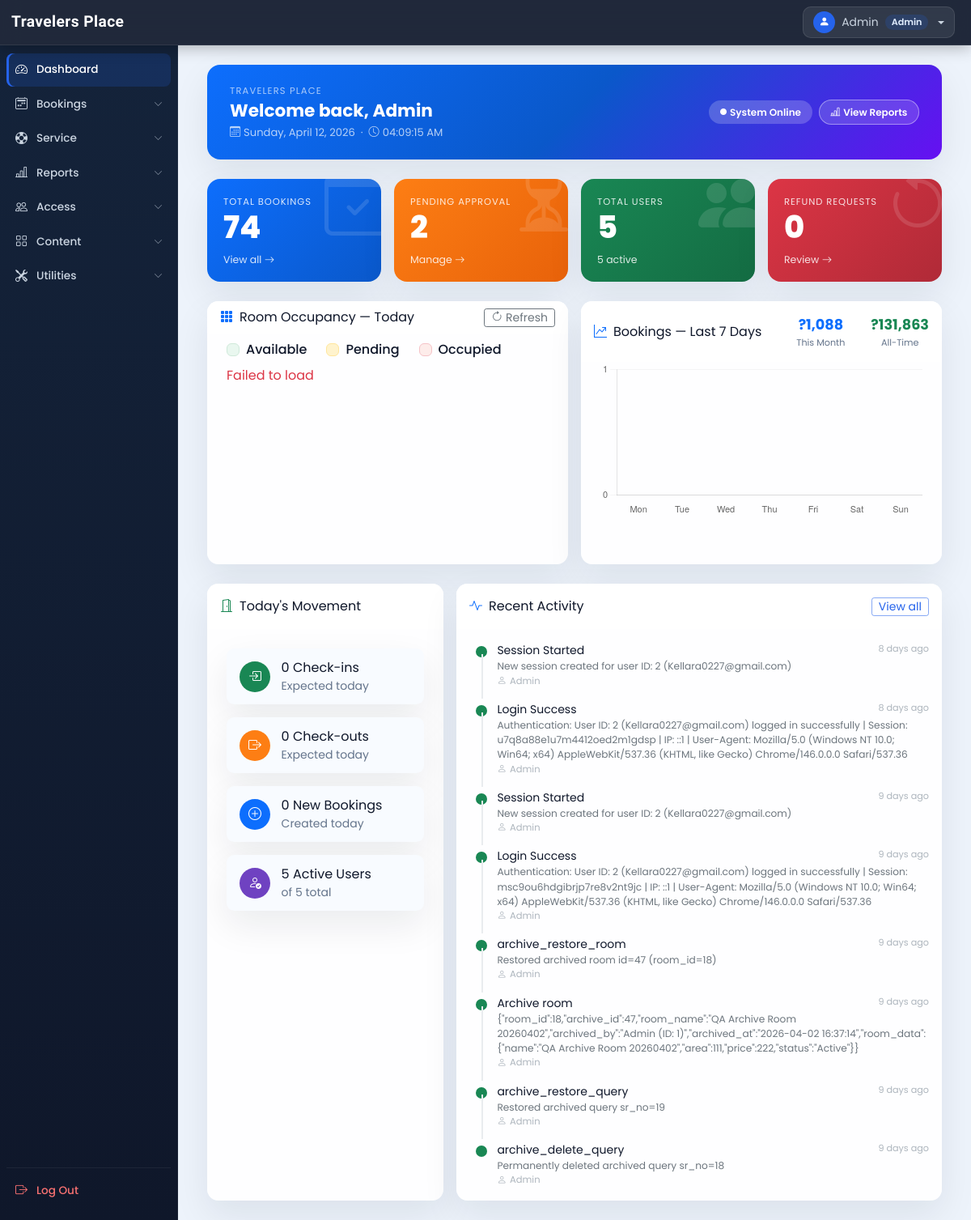
Page /admin/dashboard.php (signed in) on the earlier database version.
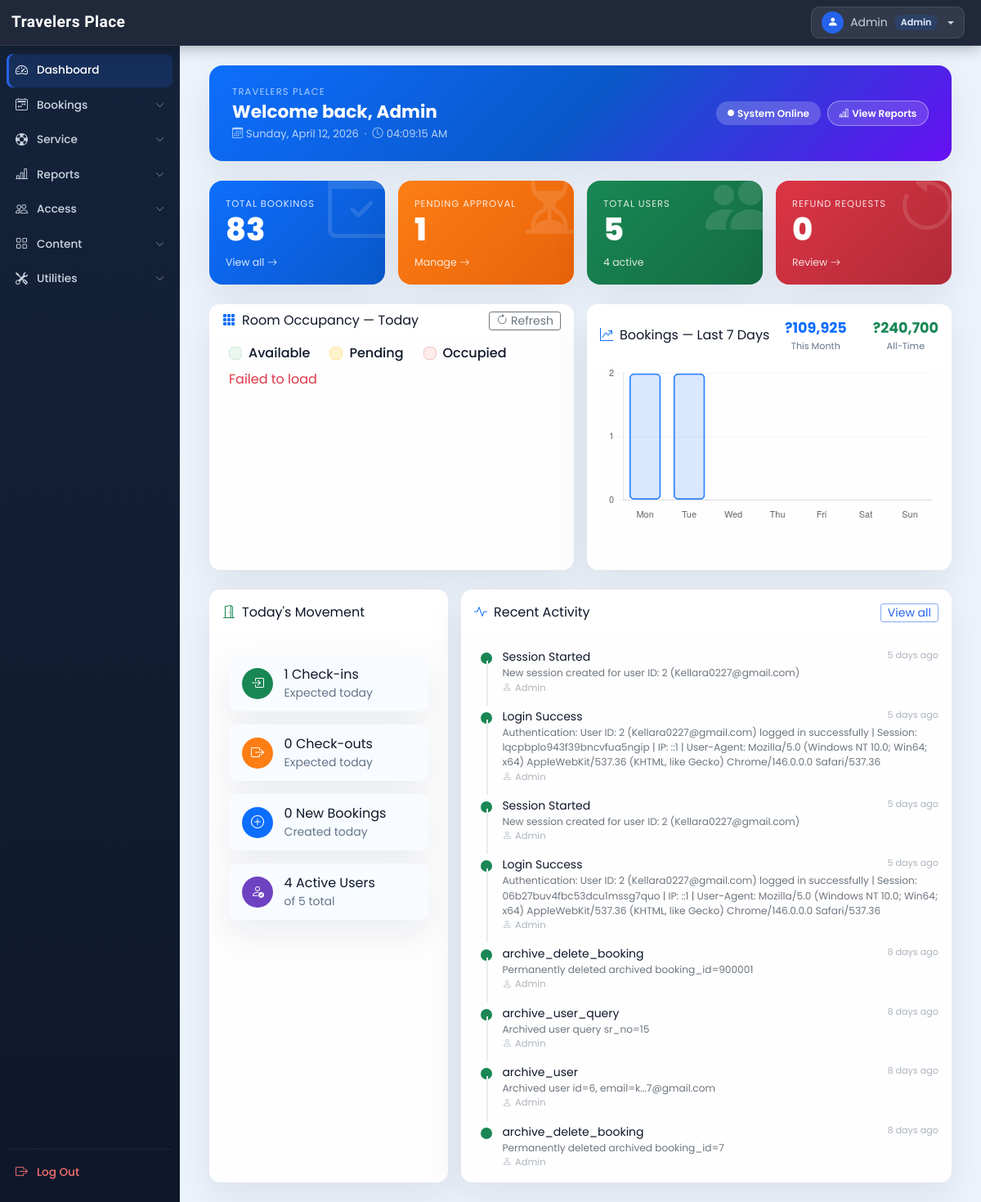
Same page on the later database version.
### tables this page shows
CREATE TABLE `activity_logs` (
  `id` int(11) NOT NULL AUTO_INCREMENT,
  `user_id` int(11) DEFAULT NULL,
  `user_name` varchar(100) NOT NULL,
  `action` varchar(100) NOT NULL,
  `details` text DEFAULT NULL,
  `ip_address` varchar(45) DEFAULT NULL,
  `user_agent` text DEFAULT NULL,
  `created_at` timestamp NOT NULL DEFAULT current_timestamp(),
  PRIMARY KEY (`id`),
  KEY `idx_user_id` (`user_id`),
  KEY `idx_created_at` (`created_at`)
);

### admin/dashboard.php (the view, shortened to what the changed rows need)
<!DOCTYPE html>
<html lang="en">
<head>
  <?php require('inc/links.php'); ?>
</head>
<body class="bg-light">
  <?php
    function time_elapsed_string($datetime) {
      $now  = new DateTime;
      $ago  = new DateTime($datetime);
      $diff = $now->diff($ago);
      $parts = [
        'y' => 'year', 'm' => 'month', 'd' => 'day',
        'h' => 'hour', 'i' => 'minute', 's' => 'second',
      ];
      foreach ($parts as $k => &$v) {
        if ($diff->$k) { $v = $diff->$k . ' ' . $v . ($diff->$k > 1 ? 's' : ''); }
        else { unset($parts[$k]); }
      }
      $parts = array_slice($parts, 0, 1);
      return $parts ? implode(', ', $parts) . ' ago' : 'just now';
    }
    $current_bookings = mysqli_fetch_assoc(mysqli_query($con, "
      SELECT
        COUNT(CASE WHEN booking_status='booked' AND arrival=0 AND COALESCE(booking_source,'online') <> 'walk_in' THEN 1 END) AS new_bookings,
        COUNT(CASE WHEN booking_status='cancelled' AND refund=0 THEN 1 END) AS refund_bookings
      FROM booking_order"));
    $current_users    = mysqli_fetch_assoc(mysqli_query($con, "
      SELECT COUNT(id) AS total,
        COUNT(CASE WHEN status=1 THEN 1 END) AS active,
        COUNT(CASE WHEN status=0 THEN 1 END) AS inactive
      FROM user_cred"));
    $total_bookings   = mysqli_fetch_assoc(mysqli_query($con, "SELECT COUNT(*) AS count FROM booking_order"));
    $revenue          = mysqli_fetch_assoc(mysqli_query($con, "
      SELECT
        COALESCE(SUM(trans_amt),0) AS total_revenue,
        COALESCE(SUM(CASE WHEN MONTH(datentime)=MONTH(CURDATE()) AND YEAR(datentime)=YEAR(CURDATE()) THEN trans_amt ELSE 0 END),0) AS month_revenue
      FROM booking_order WHERE booking_status='booked'"));
    $today_checkins   = mysqli_fetch_assoc(mysqli_query($con, "SELECT COUNT(*) AS count FROM booking_order WHERE booking_status='booked' AND DATE(check_in)=CURDATE()"));
    $today_checkouts  = mysqli_fetch_assoc(mysqli_query($con, "SELECT COUNT(*) AS count FROM booking_order WHERE booking_status='booked' AND DATE(check_out)=CURDATE()"));
    $chart_labels = [];
    $chart_data   = [];
    for ($i = 6; $i >= 0; $i--) {
      $chart_labels[] = date('D', strtotime("-$i days"));
      $row = mysqli_fetch_assoc(mysqli_query($con, "SELECT COUNT(*) AS c FROM booking_order WHERE DATE(datentime)=DATE(NOW() - INTERVAL $i DAY)"));
      $chart_data[] = (int)$row['c'];
    }
  ?>
  <div class="container-fluid" id="main-content">
    <div class="row">
      <div class="col-lg-10 ms-auto p-4">
        <div class="row g-3 mb-4">
          <div class="col-sm-6 col-xl-3">
            <div class="kpi-card kpi-blue">
              <div class="kpi-deco"><i class="bi bi-calendar-check"></i></div>
              <div class="kpi-label">Total Bookings</div>
              <div class="kpi-value"><?php echo $total_bookings['count']; ?></div>
              <a href="booking_records.php" class="kpi-link">View all <i class="bi bi-arrow-right"></i></a>
            </div>
          </div>
          <div class="col-sm-6 col-xl-3">
            <div class="kpi-card kpi-amber">
              <div class="kpi-deco"><i class="bi bi-hourglass-split"></i></div>
              <div class="kpi-label">Pending Approval</div>
              <div class="kpi-value"><?php echo $current_bookings['new_bookings']; ?></div>
              <a href="new_bookings.php" class="kpi-link">Manage <i class="bi bi-arrow-right"></i></a>
            </div>
          </div>
          <div class="col-sm-6 col-xl-3">
            <div class="kpi-card kpi-green">
              <div class="kpi-deco"><i class="bi bi-people-fill"></i></div>
              <div class="kpi-label">Total Users</div>
              <div class="kpi-value"><?php echo $current_users['total']; ?></div>
              <span class="kpi-link"><?php echo $current_users['active']; ?> active</span>
            </div>
          </div>
        </div>
        <div class="row g-3 mb-4">
          <div class="col-lg-6">
            <div class="card border-0 shadow-sm h-100">
              <div class="card-header bg-white border-0 py-3 d-flex align-items-center justify-content-between">
                <div class="d-flex gap-3">
                  <div class="text-center">
                    <div class="fw-bold text-primary" style="font-size:1.1rem">?<?php echo number_format($revenue['month_revenue']); ?></div>
                    <div class="text-muted" style="font-size:.7rem">This Month</div>
                  </div>
                  <div class="text-center">
                    <div class="fw-bold text-success" style="font-size:1.1rem">?<?php echo number_format($revenue['total_revenue']); ?></div>
                    <div class="text-muted" style="font-size:.7rem">All-Time</div>
                  </div>
                </div>
              </div>
              <div class="card-body pt-0 pb-3 dashboard-panel-body">
                <canvas id="bookingChart" height="145"></canvas>
              </div>
            </div>
          </div>
        </div>
        <div class="row g-3">
          <div class="col-lg-4">
            <div class="card border-0 shadow-sm h-100">
              <div class="card-body d-flex flex-column gap-3">
                <div class="movement-row movement-checkin">
                  <div>
                    <div class="fw-semibold"><?php echo $today_checkins['count']; ?> Check-ins</div>
                    <div class="text-muted small">Expected today</div>
                  </div>
                </div>
                <div class="movement-row movement-users">
                  <div>
                    <div class="fw-semibold"><?php echo $current_users['active']; ?> Active Users</div>
                    <div class="text-muted small">of <?php echo $current_users['total']; ?> total</div>
                  </div>
                </div>
              </div>
            </div>
          </div>
          <div class="col-lg-8">
            <div class="card border-0 shadow-sm h-100">
              <div class="card-body py-2 px-3">
                <?php
                  $activities = [];
                  $res = mysqli_query($con, "SELECT * FROM activity_logs ORDER BY created_at DESC LIMIT 8");
                  if ($res) while ($row = mysqli_fetch_assoc($res)) $activities[] = $row;
                  if (!empty($activities)):
                    echo '<div class="timeline">';
                    foreach ($activities as $a):
                      $failed  = stripos($a['action'], 'fail') !== false || stripos($a['action'], 'error') !== false;
                      $dotClass = $failed ? 'tl-dot-danger' : 'tl-dot-success';
                      $ago = time_elapsed_string($a['created_at']);
                      echo "
                      <div class='tl-item'>
                        <div class='tl-dot {$dotClass}'></div>
                        <div class='tl-body'>
                          <div class='d-flex justify-content-between align-items-start gap-2'>
                            <span class='fw-medium small'>{$a['action']}</span>
                            <span class='tl-time'>{$ago}</span>
                          </div>
                          <div class='tl-detail'>{$a['details']}</div>
                          <div class='tl-user'><i class='bi bi-person me-1'></i>{$a['user_name']}</div>
                        </div>
                      </div>";
                    endforeach;
                    echo '</div>';
                  else:
                    echo '<div class="text-center text-muted py-5">
                            <i class="bi bi-inbox fs-2 d-block mb-2"></i>No recent activities
                          </div>';
                  endif;
                ?>
              </div>
            </div>
          </div>
        </div>
      </div>
    </div>
  </div>
  <script>
    function updateClock() {
      const now = new Date();
      document.getElementById('live-clock').textContent =
        now.toLocaleTimeString('en-PH', { hour: '2-digit', minute: '2-digit', second: '2-digit' });
    }
    updateClock(); setInterval(updateClock, 1000);
    const ctx = document.getElementById('bookingChart').getContext('2d');
    new Chart(ctx, {
      type: 'bar',
      data: {
        labels: <?php echo json_encode($chart_labels); ?>,
        datasets: [{
          label: 'Bookings',
          data: <?php echo json_encode($chart_data); ?>,
          backgroundColor: 'rgba(13,110,253,0.15)',
          borderColor: 'rgba(13,110,253,0.85)',
          borderWidth: 2,
          borderRadius: 6,
          borderSkipped: false,
        }]
      },
      options: {
        responsive: true,
        plugins: { legend: { display: false } },
        scales: {
          y: { beginAtZero: true, ticks: { precision: 0, font: { size: 11 } }, grid: { color: 'rgba(0,0,0,.04)' } },
          x: { ticks: { font: { size: 11 } }, grid: { display: false } }
        }
      }
    });
  </script>
</body>
</html>

Differences in the rows shown:
no longer on this page (row unchanged): activity_logs: action "Session Started", created_at "8 days ago", details "New session created for user ID: 2 (Kellara0227@gmail.com)", user_name "Admin"
no longer on this page (row unchanged): activity_logs: action "Login Success", created_at "8 days ago", details "Authentication: User ID: 2 (Kellara0227@gmail.com) logged in successfully | Session: u7q8a88e1u7m4412oed2m1gdsp | IP: ::1 | User-Agent: Mozilla/5.0 (Windows NT 10.0; Win64; x64) AppleWebKit/537.36 (KHTML, like Gecko) Chrome/146.0.0.0 Safari/537.36", user_name "Admin"
no longer on this page (row unchanged): activity_logs: action "Session Started", created_at "9 days ago", details "New session created for user ID: 2 (Kellara0227@gmail.com)", user_name "Admin"
no longer on this page (row unchanged): activity_logs: action "Login Success", created_at "9 days ago", details "Authentication: User ID: 2 (Kellara0227@gmail.com) logged in successfully | Session: msc9ou6hdgibrjp7re8v2nt9jc | IP: ::1 | User-Agent: Mozilla/5.0 (Windows NT 10.0; Win64; x64) AppleWebKit/537.36 (KHTML, like Gecko) Chrome/146.0.0.0 Safari/537.36", user_name "Admin"
no longer on this page (row unchanged): activity_logs: action "archive_restore_room", created_at "9 days ago", details "Restored archived room id=47 (room_id=18)", user_name "Admin"
no longer on this page (row unchanged): activity_logs: action "Archive room", created_at "9 days ago", details "{\"room_id\":18,\"archive_id\":47,\"room_name\":\"QA Archive Room 20260402\",\"archived_by\":\"Admin (ID: 1)\",\"archived_at\":\"2026-04-02 16:37:14\",\"room_data\":{\"name\":\"QA Archive Room 20260402\",\"area\":111,\"price\":222,\"status\":\"Active\"}}", user_name "Admin"
no longer on this page (row unchanged): activity_logs: action "archive_restore_query", created_at "9 days ago", details "Restored archived query sr_no=19", user_name "Admin"
no longer on this page (row unchanged): activity_logs: action "archive_delete_query", created_at "9 days ago", details "Permanently deleted archived query sr_no=18", user_name "Admin"
added activity_logs: action "Session Started", created_at "5 days ago", details "New session created for user ID: 2 (Kellara0227@gmail.com)", user_name "Admin"
added activity_logs: action "Login Success", created_at "5 days ago", details "Authentication: User ID: 2 (Kellara0227@gmail.com) logged in successfully | Session: lqcpbplo943f39bncvfua5ngip | IP: ::1 | User-Agent: Mozilla/5.0 (Windows NT 10.0; Win64; x64) AppleWebKit/537.36 (KHTML, like Gecko) Chrome/146.0.0.0 Safari/537.36", user_name "Admin"
added activity_logs: action "Session Started", created_at "5 days ago", details "New session created for user ID: 2 (Kellara0227@gmail.com)", user_name "Admin"
added activity_logs: action "Login Success", created_at "5 days ago", details "Authentication: User ID: 2 (Kellara0227@gmail.com) logged in successfully | Session: 06b27buv4fbc53dcu1mssg7quo | IP: ::1 | User-Agent: Mozilla/5.0 (Windows NT 10.0; Win64; x64) AppleWebKit/537.36 (KHTML, like Gecko) Chrome/146.0.0.0 Safari/537.36", user_name "Admin"
added activity_logs: action "archive_delete_booking", created_at "8 days ago", details "Permanently deleted archived booking_id=900001", user_name "Admin"
added activity_logs: action "archive_user_query", created_at "8 days ago", details "Archived user query sr_no=15", user_name "Admin"
added activity_logs: action "archive_user", created_at "8 days ago", details "Archived user id=6, email=k...7@gmail.com", user_name "Admin"
added activity_logs: action "archive_delete_booking", created_at "8 days ago", details "Permanently deleted archived booking_id=7", user_name "Admin"
Other differences:
$total_bookings['count']: "74" → "83"
$current_bookings['new_bookings']: "2" → "1"
$current_users['active']: "5" → "4"
$revenue['month_revenue']: "1,088" → "109,925"
$revenue['total_revenue']: "131,863" → "240,700"
chart data {{ json_encode($chart_data) }}: [0,0,0,0,0,0,0] → [2,2,0,0,0,0,0]
$today_checkins['count']: "0" → "1"
